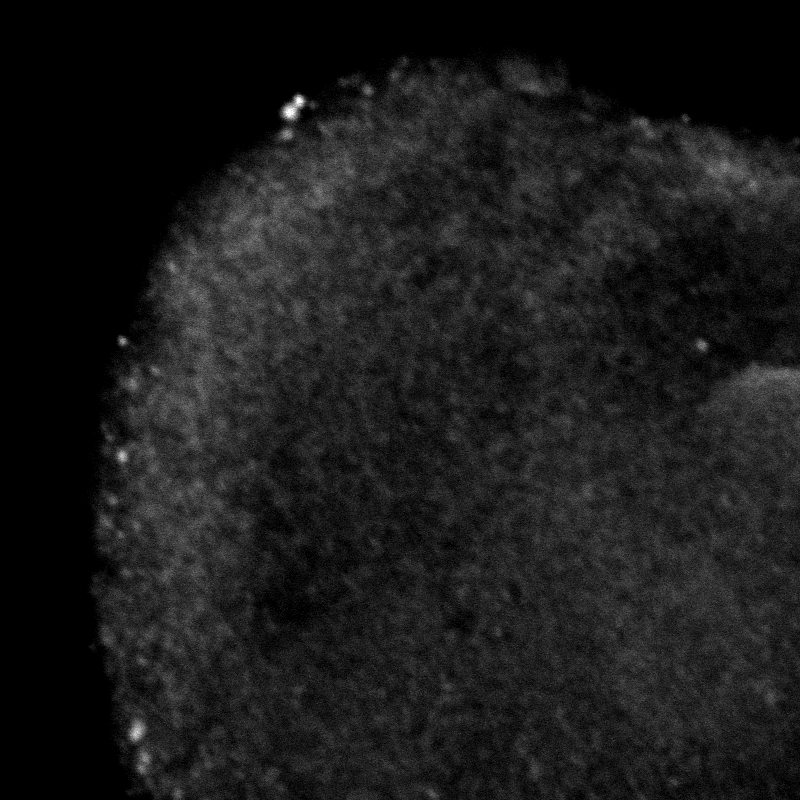
#> input picture Images/verdeactrojomiosinaazulsinapto20Hz1.png, 800 x 800 px; the run also reads 1 picture not shown here
$ python deconvolveScikit.py
#> lines starting #> are read from the running program, lines starting #| are printed output that depends on the picture
import numpy as np
import matplotlib.pyplot as plt
from scipy.signal import convolve2d as conv2
from skimage import color, data, restoration
import cv2
from skimage.exposure import rescale_intensity

data = cv2.imread('Images/verdeactrojomiosinaazulsinapto20Hz1.png')
#> data is the input picture: shape (800, 800, 3); min 0, max 255, mean 26.2
psf = cv2.imread('PSF/PSF_BW4.png')
print("Imagen: ",data.shape)
#| Imagen:  (800, 800, 3)
print("Psf: ",psf.shape)
#| Psf:  (800, 800, 3)
'''
astro = color.rgb2gray(data.astronaut())

#psf = np.ones((5, 5)) / 25
astro = conv2(astro, psf, 'same')
# Add Noise to Image
astro_noisy = astro.copy()
astro_noisy += (np.random.poisson(lam=25, size=astro.shape) - 10) / 255.
'''
# Restore Image using Richardson-Lucy algorithm
deconvolved_RL = restoration.richardson_lucy(data[:,:,0], psf[:,:,0], iterations=30)
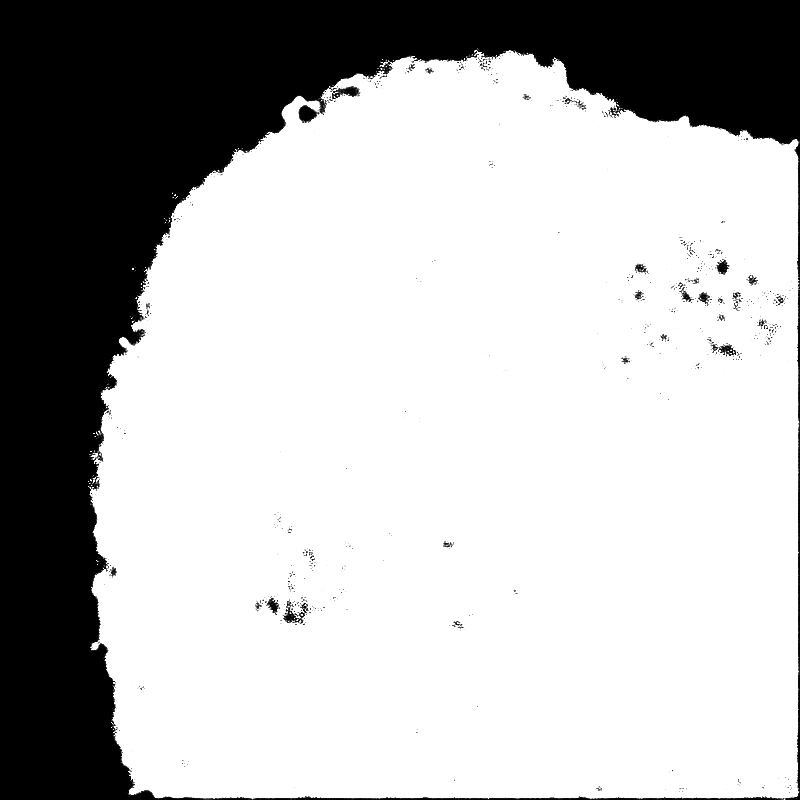
#> deconvolved_RL: shape (800, 800) float64; min 0, max 1, mean 0.726
print("deconvolved_RLdim: ",deconvolved_RL.shape,'\n',deconvolved_RL)
#> (printed output is left out)
'''
fig, ax = plt.subplots(nrows=1, ncols=3, figsize=(8, 5))
plt.gray()

for a in (ax[0], ax[1], ax[2]):
       a.axis('off')

ax[0].imshow(data)
ax[0].set_title('Original Data')

ax[1].imshow(data)
ax[1].set_title('Noisy data')

ax[2].imshow(deconvolved_RL[:,:,0], vmin=data.min(), vmax=data.max())
ax[2].imshow(deconvolved_RL,cmap='Spectral_r')
ax[2].set_title('Restoration using\nRichardson-Lucy')


fig.subplots_adjust(wspace=0.02, hspace=0.2,top=0.9, bottom=0.05, left=0, right=1)
plt.show()
'''
#outdeconv = rescale_intensity(deconvolved_RL, in_range=(0, 255))
#outdeconv = (outdeconv * 255).astype("uint8")
cv2.imshow("Resultado", deconvolved_RL)
#cv2.imshow("Resultado", deconvolved_RL[:,:,200])
cv2.waitKey(0)
cv2.destroyAllWindows()
